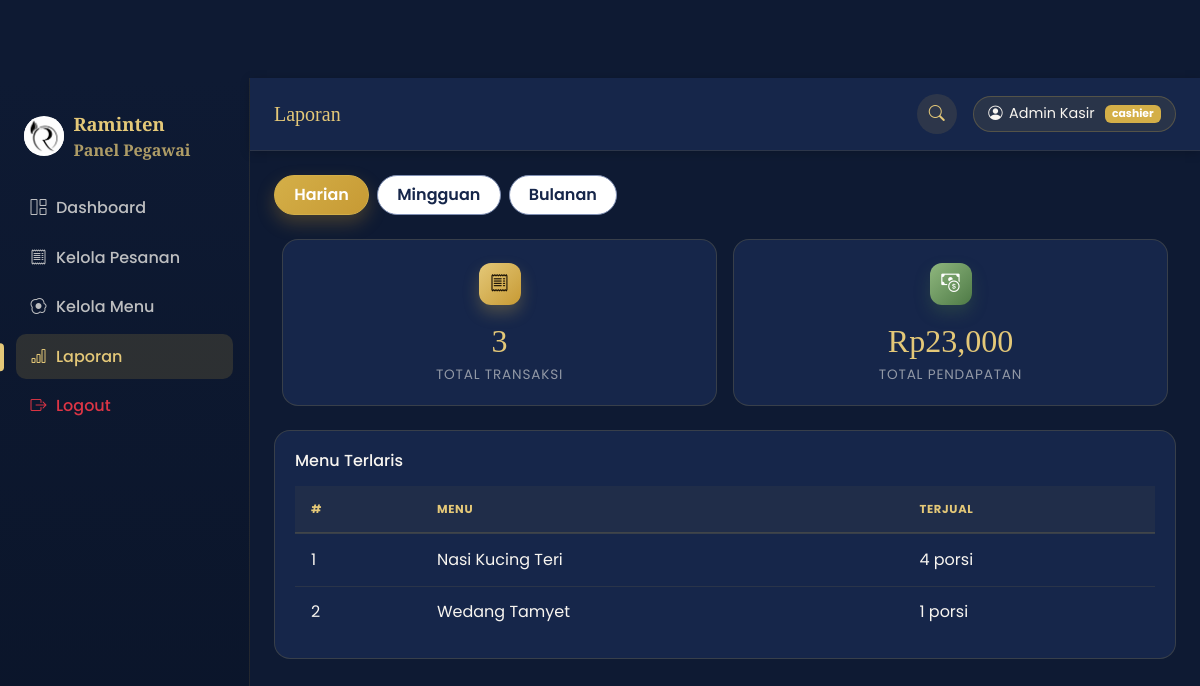
The app's page /admin/report (signed in) with its own data.
### models/menu.py (models this page shows, shortened)
class MenuItem(db.Model):
    __tablename__ = "menu_items"
    id = db.Column(db.Integer, primary_key=True)
    name = db.Column(db.String(100), nullable=False)
    _price = db.Column("price", db.Float, nullable=False)
    category = db.Column(db.String(20), nullable=False)  # Makanan / Minuman / Cemilan
    description = db.Column(db.String(255), default="")
    image = db.Column(db.String(255), default="default-menu.jpg")
    is_available = db.Column(db.Boolean, default=True)
    order_items = db.relationship("OrderItem", backref="menu_item", lazy=True)
    @property
    def price(self):
        return self._price
    @price.setter
    def price(self, value):
        if value is None or value < 0:
            raise ValueError("Harga menu tidak boleh negatif.")
        self._price = value

### routes/admin.py (the view)
@admin_bp.route("/report")
@login_required
def report():
    period = request.args.get("period", "harian")
    now = datetime.utcnow()
    if period == "mingguan":
        start = now - timedelta(days=7)
    elif period == "bulanan":
        start = now - timedelta(days=30)
    else:
        start = datetime(now.year, now.month, now.day)
    transactions = (
        Transaction.query.join(Order)
        .filter(Order.created_at >= start, Order._payment_status == PAYMENT_LUNAS)
        .all()
    )
    total_transaksi = len(transactions)
    total_pendapatan = sum(t.total for t in transactions)
    best_seller_rows = (
        db.session.query(
            OrderItem.menu_item_id,
            db.func.sum(OrderItem.quantity).label("total_qty"),
        )
        .join(Order)
        .filter(Order.created_at >= start, Order._payment_status == PAYMENT_LUNAS)
        .group_by(OrderItem.menu_item_id)
        .order_by(db.func.sum(OrderItem.quantity).desc())
        .limit(5)
        .all()
    )
    best_sellers = [
        (MenuItem.query.get(menu_id), qty) for menu_id, qty in best_seller_rows
    ]
    return render_template(
        "admin/report.html",
        period=period,
        total_transaksi=total_transaksi,
        total_pendapatan=total_pendapatan,
        best_sellers=best_sellers,
    )

### models/transaction.py (called while the page is built)
    @property
    def total(self):
        return self._total

### routes/auth.py (called while the page is built)
def login_required(view_func):
    @wraps(view_func)
    def wrapped(*args, **kwargs):
        if not session.get("staff_id"):
            flash("Silakan login terlebih dahulu.", "warning")
            return redirect(url_for("auth.login"))
        return view_func(*args, **kwargs)
    return wrapped

### templates/admin/report.html (shortened to what this page needs)
{% extends "admin/base.html" %}
{% block page_title %}Laporan{% endblock %}
{% block content %}
<div class="d-flex gap-2 mb-4">
  {% for p, label in [('harian','Harian'), ('mingguan','Mingguan'), ('bulanan','Bulanan')] %}
  <a href="{{ url_for('admin.report', period=p) }}" class="category-pill {{ 'active' if period==p }}">{{ label }}</a>
  {% endfor %}
</div>
<div class="row g-3 mb-4">
  <div class="col-md-6">
    <div class="stat-card stat-card--kpi tone-gold text-center">
      <div class="stat-icon"><i class="bi bi-receipt"></i></div>
      <div class="stat-value">{{ total_transaksi }}</div>
      <div class="stat-label">Total Transaksi</div>
    </div>
  </div>
  <div class="col-md-6">
    <div class="stat-card stat-card--kpi tone-leaf text-center">
      <div class="stat-icon"><i class="bi bi-cash-coin"></i></div>
      <div class="stat-value">Rp{{ '{:,.0f}'.format(total_pendapatan) }}</div>
      <div class="stat-label">Total Pendapatan</div>
    </div>
  </div>
</div>
<div class="stat-card">
  <h6 class="mb-3">Menu Terlaris</h6>
  {% if best_sellers %}
  <div class="table-responsive">
  <table class="table mb-0">
    <thead><tr><th>#</th><th>Menu</th><th>Terjual</th></tr></thead>
    <tbody>
      {% for menu_item, qty in best_sellers %}
      <tr>
        <td>{{ loop.index }}</td>
        <td>{{ menu_item.name if menu_item else '-' }}</td>
        <td>{{ qty }} porsi</td>
      </tr>
      {% endfor %}
    </tbody>
  </table>
  </div>
  {% else %}
  <p class="text-muted mb-0">Belum ada data transaksi pada periode ini.</p>
  {% endif %}
</div>
{% endblock %}

### static/css/style.css (style rules this page uses)
:root { --cream-50: #FFFFFF; --cream-100: #F8F5F0; --cream-200: #EDE6DA; --navy-900: #0E1A33; --navy-800: #16264A; --navy-700: #1E3160; --navy-500: #34497A; --coklat-900: var(--navy-900); --coklat-700: var(--navy-800); --coklat-500: var(--navy-500); --coklat-300: #7F8FB3; --gold-700: #A97B1D; --gold-600: #C79A34; --gold-500: #D4AF48; --gold-400: #E4C878; --orange-600: var(--gold-600); --orange-500: var(--gold-500); --orange-400: var(--gold-400); --leaf-800: #253B23; --leaf-700: #33502F; --leaf-500: #4E7A46; --leaf-300: #8FB77E; --leaf-100: #E4EEDD; --ink: #17233F; --font-display: "Playfair Display", "Georgia", serif; --font-body: "Poppins", sans-serif; --gold-border: rgba(201,154,52,.35); --shadow-soft: 0 10px 26px rgba(14, 26, 51, .1); --shadow-lift: 0 20px 42px rgba(14, 26, 51, .18); }
* { box-sizing: border-box; }
html { scroll-behavior: smooth; }
body { font-family: var(--font-body); color: var(--ink); background-color: var(--cream-100); overflow-x: hidden; }
a { text-decoration: none; }
body:not(.has-hero) { padding-top: 78px; }
.category-pill { border-radius: 999px; padding: .45rem 1.2rem; border: 1px solid var(--coklat-300); color: var(--coklat-700); font-weight: 600; background: var(--cream-50); transition: transform .15s ease, box-shadow .15s ease, background .15s ease, color .15s ease; display: inline-block; }
.category-pill.active { background: linear-gradient(135deg, var(--gold-500), var(--gold-600)); color: #fff; border-color: var(--gold-500); box-shadow: 0 8px 18px rgba(180,135,42,.32); }
.admin-body { background: var(--navy-900); color: var(--cream-100); }
.stat-card { background: var(--navy-800); border: 1px solid rgba(212,175,72,.18); border-radius: 16px; padding: 1.25rem; position: relative; overflow: hidden; color: var(--cream-100); transition: transform .2s ease, box-shadow .2s ease, border-color .2s ease; }
.stat-card .stat-value { font-family: var(--font-display); font-size: 2rem; color: var(--gold-400); }
.stat-card .stat-label { color: rgba(248,245,240,.55); font-size: .85rem; text-transform: uppercase; letter-spacing: .06em; }
.stat-card h6 { color: var(--cream-100); }
.stat-card--kpi { padding-top: 1.4rem; }
.stat-card--kpi .stat-icon { width: 42px; height: 42px; border-radius: 12px; display: flex; align-items: center; justify-content: center; font-size: 1.15rem; color: #1a1206; margin: 0 auto .75rem; }
.stat-card--kpi.tone-gold .stat-icon { background: linear-gradient(135deg, var(--gold-400), var(--gold-600)); box-shadow: 0 8px 16px rgba(212,175,72,.28); }
.stat-card--kpi.tone-leaf .stat-icon { background: linear-gradient(135deg, var(--leaf-300), var(--leaf-500)); box-shadow: 0 8px 16px rgba(78,122,70,.28); color: #fff; }
.stat-card table, .stat-card.p-0 table { margin: 0; }
.admin-main .table { --bs-table-bg: transparent; color: var(--cream-100); }
.admin-main .table thead th { text-transform: uppercase; font-size: .72rem; letter-spacing: .06em; color: var(--gold-400); font-weight: 700; border-bottom: 2px solid rgba(212,175,72,.18); padding: .9rem 1rem; background: rgba(212,175,72,.05); }
.admin-main .table tbody td { padding: .85rem 1rem; vertical-align: middle; border-bottom: 1px solid rgba(212,175,72,.1); color: var(--cream-100); }
.admin-main .table tbody tr { transition: background .15s ease; }
.admin-main .table tbody tr:last-child td { border-bottom: none; }
* { min-width: 0; }
.row { margin-left: 0; margin-right: 0; }

### records on screen
MenuItem: name "Nasi Kucing Teri", qty "4"
MenuItem: name "Wedang Tamyet", is_available "1"

### other values on screen
{{ session.get('staff_name', 'Pegawai') }} "Admin Kasir"
{{ session.get('staff_type', '') }} "cashier"
{{ label }} "Harian" "Mingguan" "Bulanan"
{{ total_transaksi }} "3"
{{ '{:,.0f}'.format(total_pendapatan) }} "23,000"
